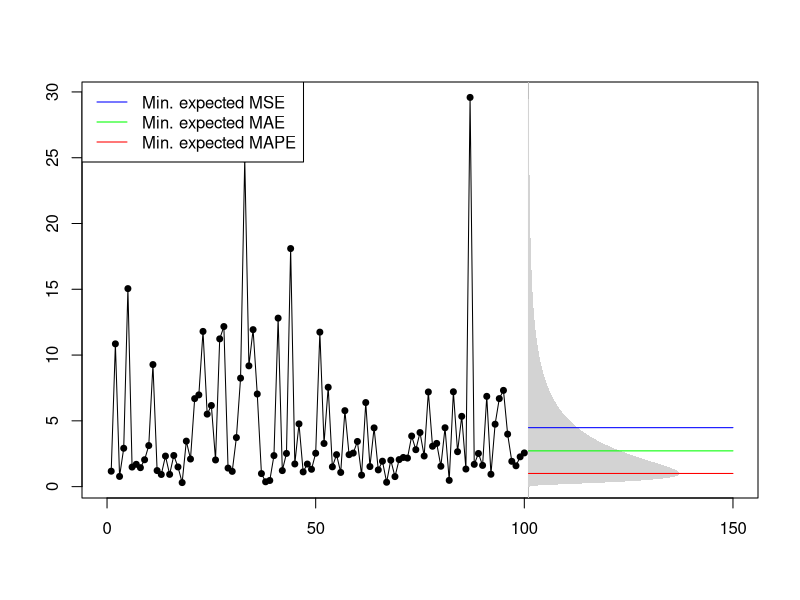

This chart was generated by the following R code:
# The following code is adapted from Stephan Kolassa:
#https://stats.stackexchange.com/questions/299712/what-are-the-shortcomings-of-the-mean-absolute-percentage-error-mape

mm <- 1
ss.sq <- 1

set.seed(5)
actuals <- rlnorm(100,meanlog=mm,sdlog=sqrt(ss.sq))

output_file <- "output/mape_shortcomings.pdf"
dir.create(dirname(output_file), recursive = TRUE, showWarnings = FALSE)
pdf(output_file, width = 8, height = 4)

opar <- par(mar=c(3,2,0,0)+.1)
on.exit({
  par(opar)
  dev.off()
}, add = TRUE)
    plot(actuals,type="o",pch=21,cex=0.8,bg="black",xlab="",ylab="",xlim=c(0,150))
    abline(v=101,col="gray")
    legend("topleft", legend=c("Min. expected MSE", "Min. expected MAE", "Min. expected MAPE"), col=c("blue", "green", "red"), lty=1)


    xx <- seq(0,max(actuals),by=.1)
    polygon(c(101+150*dlnorm(xx,meanlog=mm,sdlog=sqrt(ss.sq)),
      rep(101,length(xx))),c(xx,rev(xx)),col="lightgray",border=NA)

    min.Ese <- exp(mm+ss.sq/2)
    lines(c(101,150),rep(min.Ese,2),col="blue")
    
    min.Eae <- exp(mm)
    lines(c(101,150),rep(min.Eae,2),col="green")
    
    min.Eape <- exp(mm-ss.sq)
    lines(c(101,150),rep(min.Eape,2),col="red")
